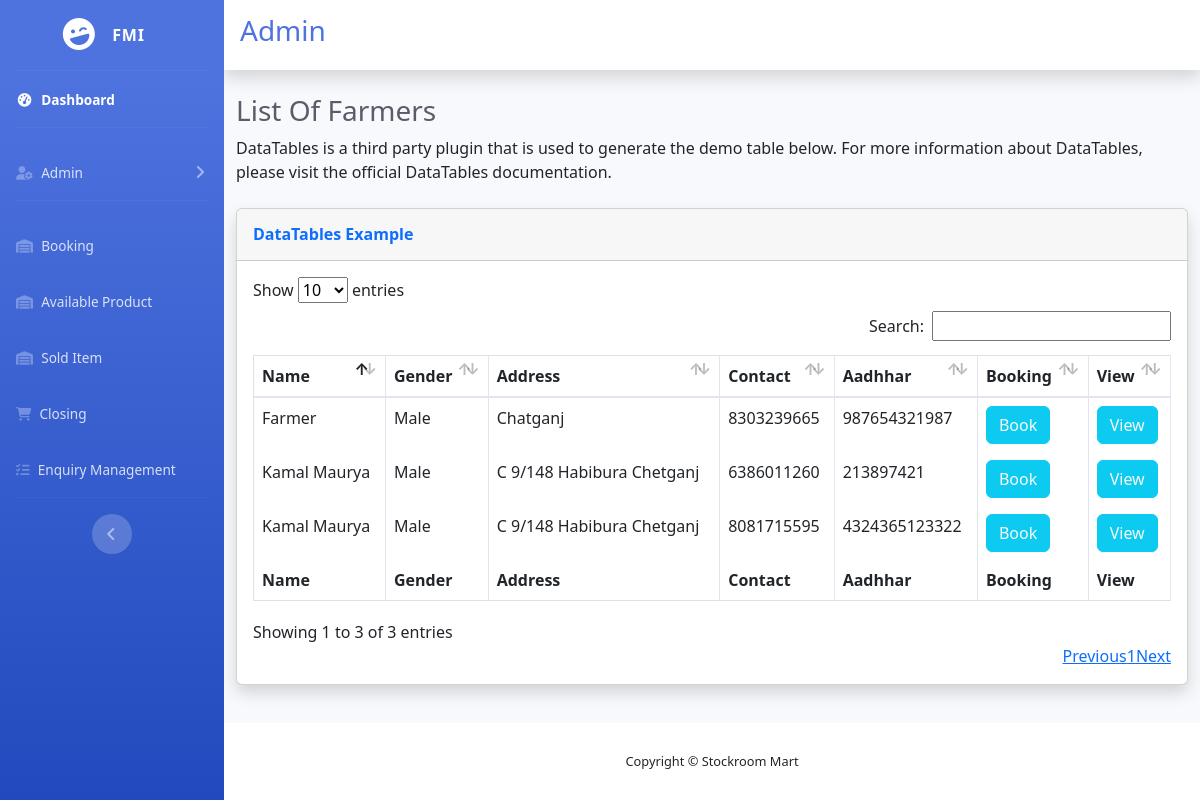
Before: /adminapp/booking/ (signed in) with the older database file.
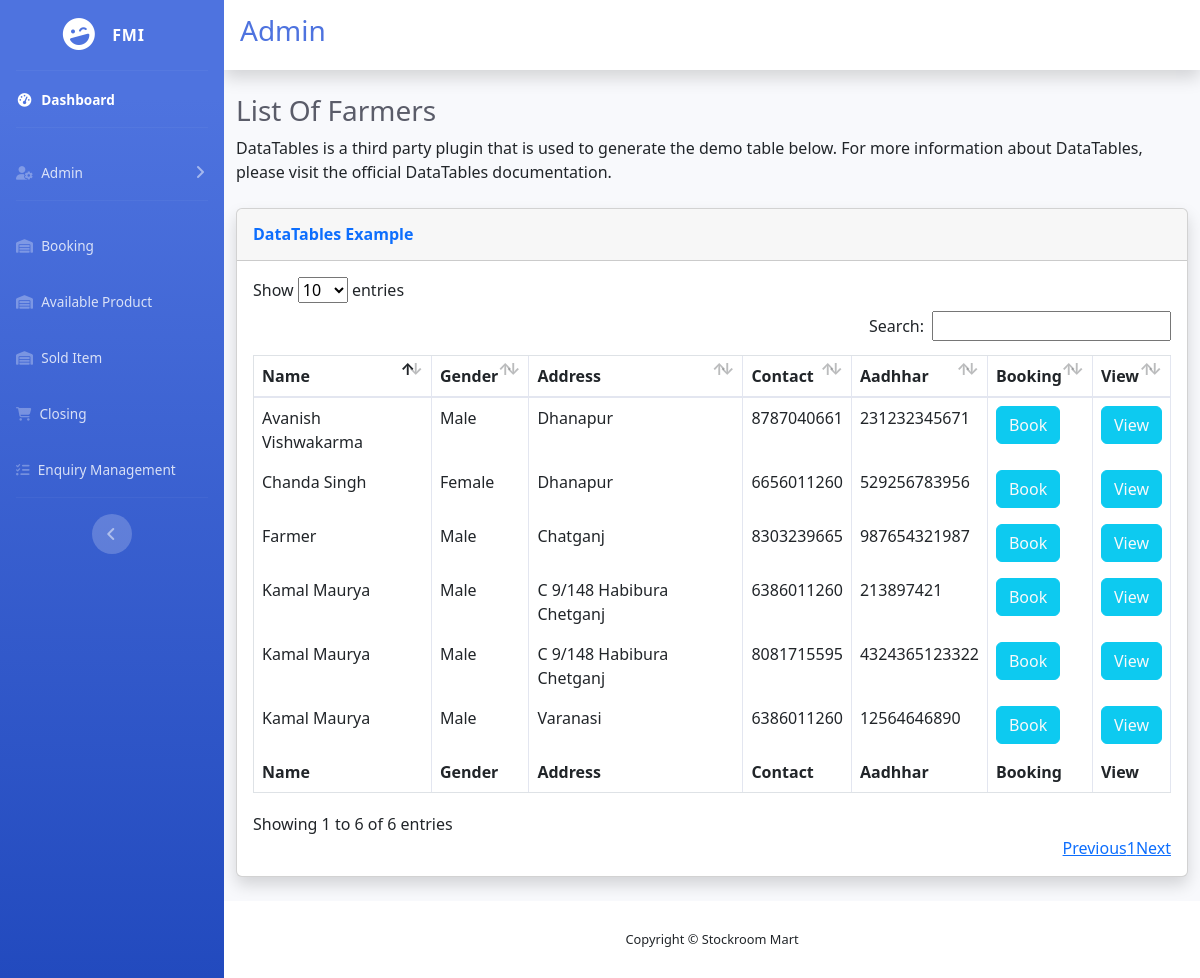
After: the same page with the newer database file.
### fmiapp/models.py (models this page shows, shortened)
class FarmerInfo(models.Model):
    name = models.CharField(max_length=50)
    gender = models.CharField(max_length=6)
    address = models.TextField()
    contactno = models.CharField(max_length=15)
    aadharno = models.CharField(max_length=12, primary_key=True)
    regdate = models.DateTimeField(default=datetime.now, blank=True)
    userid = models.CharField(max_length=50, default="", unique=True)
    password = models.CharField(max_length=20, default="")
    usertype = models.CharField(max_length=20, default="farmer")

### adminapp/views.py (the view)
# urls.py: path('booking/', views.booking, name='booking'),
def booking(request):
    try:
        if request.session['admin']:
            fi = FarmerInfo.objects.all()
            return render(request, 'booking.html', {'fi': fi})
    except:
        return render(request, 'login.html')

### adminapp/templates/booking.html
{% extends 'adminbase.html' %}
{% block body%}
<div class="container-fluid">
    <h1 class="h3 mb-2 text-gray-800">List Of Farmers</h1>
    <p class="mb-4">DataTables is a third party plugin that is used to generate the demo table below.
        For more information about DataTables, please visit the <a target="_blank">official DataTables documentation</a>.</p>
    <div class="card shadow mb-4">
        <div class="card-header py-3">
            <h6 class="m-0 font-weight-bold text-primary">DataTables Example</h6>
        </div>
        <div class="card-body">
            <div class="table-responsive">
                <table class="table table-bordered" id="dataTable" width="100%" cellspacing="0">
                    <thead>
                    <tr>
                        <th>Name</th>
                        <th>Gender</th>
                        <th>Address</th>
                        <th>Contact</th>
                        <th>Aadhhar</th>
                        <th>Booking</th>
                        <th>View</th>
                    </tr>
                    </thead>
                    <tfoot>
                    <tr>
                        <th>Name</th>
                        <th>Gender</th>
                        <th>Address</th>
                        <th>Contact</th>
                        <th>Aadhhar</th>
                        <th>Booking</th>
                        <th>View</th>
                    </tr>
                    </tfoot>
                    <tbody>
                    {% for f in fi %}
                    <tr>
                        <td class="">{{ f.name }}</td>
                        <td class="">{{ f.gender }}</td>
                        <td class="">{{ f.address }}</td>
                        <td class="">{{ f.contactno }}</td>
                        <td class="">{{ f.aadharno }}</td>
                        <td class=""><a href="{% url 'adminapp:book' ano=f.aadharno %}" class="btn btn-info text-light">Book</a>
                        </td>
                        <td class=""><a href="{% url 'adminapp:viewbook' ano=f.aadharno %}"
                                        class="btn btn-info text-light">View</a></td>
                    </tr>
                    {% endfor %}
                    </tbody>
                </table>
            </div>
        </div>
    </div>
</div>
{% endblock body %}

Changed rows visible on the page:
added FarmerInfo: name "Avanish Vishwakarma", gender "Male", address "Dhanapur", contactno "8787040661", aadharno "231232345671"
added FarmerInfo: name "Chanda Singh", gender "Female", address "Dhanapur", contactno "6656011260", aadharno "529256783956"
added FarmerInfo: name "Kamal Maurya", gender "Male", address "Varanasi", contactno "6386011260", aadharno "12564646890"
Other visible differences:
text written by a page script: "Show entries Search: Showing 1 to 3 of 3 entries Previous 1 Next" → "Show entries Search: Showing 1 to 6 of 6 entries Previous 1 Next"
